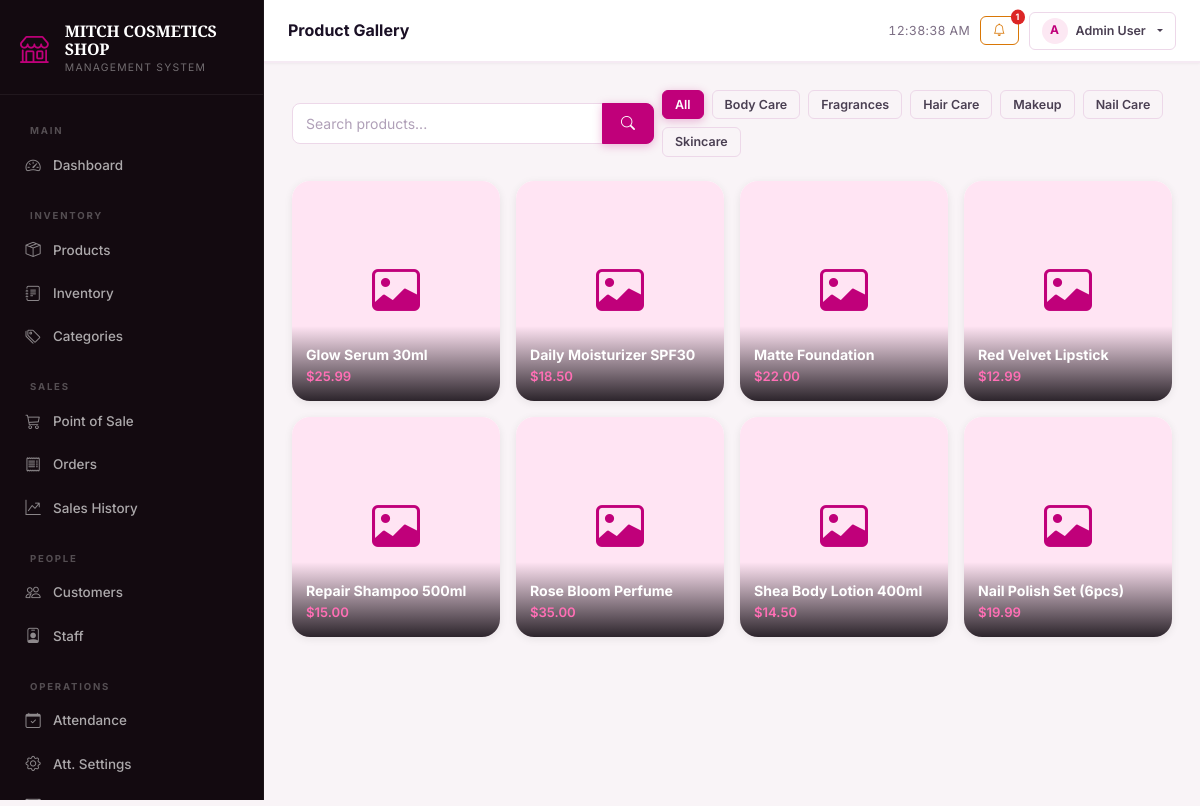
/gallery.php (signed in), run on the app's committed database.
### tables this page shows
CREATE TABLE IF NOT EXISTS `categories` (
  `id`          INT UNSIGNED NOT NULL AUTO_INCREMENT,
  `name`        VARCHAR(100) NOT NULL,
  `description` TEXT                  DEFAULT NULL,
  `created_at`  DATETIME     NOT NULL DEFAULT CURRENT_TIMESTAMP,
  PRIMARY KEY (`id`),
  UNIQUE KEY `uq_categories_name` (`name`)
);

CREATE TABLE IF NOT EXISTS `products` (
  `id`                  INT UNSIGNED    NOT NULL AUTO_INCREMENT,
  `category_id`         INT UNSIGNED             DEFAULT NULL,
  `name`                VARCHAR(200)    NOT NULL,
  `sku`                 VARCHAR(50)     NOT NULL,
  `description`         TEXT                     DEFAULT NULL,
  `price`               DECIMAL(10,2)   NOT NULL DEFAULT '0.00',
  `cost_price`          DECIMAL(10,2)   NOT NULL DEFAULT '0.00',
  `quantity`            INT             NOT NULL DEFAULT 0,
  `low_stock_threshold` INT             NOT NULL DEFAULT 0
                        COMMENT '0 = use system default APP_LOW_STOCK_THRESHOLD',
  `image`               VARCHAR(255)             DEFAULT NULL,
  `video`               VARCHAR(255)             DEFAULT NULL,
  `status`              ENUM('active','inactive') NOT NULL DEFAULT 'active',
  `created_at`          DATETIME        NOT NULL DEFAULT CURRENT_TIMESTAMP,
  `updated_at`          DATETIME        NOT NULL DEFAULT CURRENT_TIMESTAMP ON UPDATE CURRENT_TIMESTAMP,
  PRIMARY KEY (`id`),
  UNIQUE KEY `uq_products_sku` (`sku`),
  KEY `fk_products_category` (`category_id`),
  KEY `idx_products_quantity` (`quantity`),
  CONSTRAINT `fk_products_category`
    FOREIGN KEY (`category_id`) REFERENCES `categories` (`id`) ON DELETE SET NULL
);

### session.php (called while the page is built, shortened)
<?php
function isLoggedIn(): bool {
    return !empty($_SESSION['user_id']);
}
function currentUser(): ?array {
    return [
        'id'     => $_SESSION['user_id'],
        'name'   => $_SESSION['user_name']  ?? '',
        'email'  => $_SESSION['user_email'] ?? '',
        'role'   => $_SESSION['role']       ?? '',
        'avatar' => $_SESSION['avatar']     ?? '',
    ];
}
function sanitize(string $value): string {
    return htmlspecialchars(strip_tags(trim($value)), ENT_QUOTES, 'UTF-8');
}

### functions.php (called while the page is built, shortened)
<?php
require_once __DIR__ . '/db.php';
require_once __DIR__ . '/session.php';
function money(float $amount): string {
    return APP_CURRENCY . number_format($amount, 2);
}
function productImageFile(?string $filename): ?array {
    $filename = trim((string)$filename);
    $path = rtrim(UPLOAD_PATH, '/\\') . DIRECTORY_SEPARATOR . $filename;
    if (!is_file($path)) {
        return null;
    }
    $info = new finfo(FILEINFO_MIME_TYPE);
    $mime = $info->file($path);
    return ['path' => $path, 'mime' => $mime, 'filename' => $filename];
}
function productImageUrl(?string $filename): ?string {
    $image = productImageFile($filename);
    if ($image === null) {
        return null;
    }
    $version = filemtime($image['path']);
    return BASE_URL . '/product-image.php?image=' . rawurlencode($image['filename'])
         . '&v=' . ($version !== false ? $version : time());
}

### gallery.php (the view, shortened to what this page needs)
<?php
require_once __DIR__ . '/../includes/functions.php';
$pageTitle  = 'Product Gallery';
$activeMenu = 'gallery';
$db = getDB();
$catFilter = (int)($_GET['cat'] ?? 0);
$search    = sanitize($_GET['q'] ?? '');
$where  = "p.status='active'";
$params = [];
$stmt = $db->prepare("SELECT p.*, c.name AS category FROM products p LEFT JOIN categories c ON c.id=p.category_id WHERE $where ORDER BY p.created_at DESC");
$stmt->execute($params);
$products   = $stmt->fetchAll();
$categories = $db->query("SELECT * FROM categories ORDER BY name")->fetchAll();
include __DIR__ . '/../includes/header.php';
?>
<div class="row g-2 mb-4 align-items-center">
  <div class="col-md-5">
    <form method="GET" class="input-group">
      <input type="text" name="q" class="form-control" placeholder="Search products..."
             value="<?= htmlspecialchars($search) ?>">
      <button class="btn btn-primary" type="submit"><i class="bi bi-search"></i></button>
    </form>
  </div>
  <div class="col-md-7">
    <div class="d-flex flex-wrap gap-2">
      <a href="<?= BASE_URL ?>/customer/gallery.php" class="btn btn-sm <?= !$catFilter?'btn-primary':'btn-outline-secondary' ?>">All</a>
      <?php foreach ($categories as $c): ?>
      <a href="?cat=<?= $c['id'] ?><?= $search?"&q=".urlencode($search):'' ?>"
         class="btn btn-sm <?= $catFilter==$c['id']?'btn-primary':'btn-outline-secondary' ?>">
        <?= htmlspecialchars($c['name']) ?>
      </a>
      <?php endforeach; ?>
    </div>
  </div>
</div>
<div class="row g-3">
  <?php foreach ($products as $p): ?>
  <div class="col-6 col-md-4 col-lg-3">
    <div class="gallery-card"
         data-bs-toggle="modal" data-bs-target="#galleryModal"
         onclick="showGalleryItem(<?= json_encode($p, JSON_HEX_TAG | JSON_HEX_APOS | JSON_HEX_QUOT | JSON_HEX_AMP) ?>)">
      <?php $productImageUrl = productImageUrl($p['image'] ?? null); ?>
      <?php if ($productImageUrl): ?>
        <img src="<?= htmlspecialchars($productImageUrl) ?>" alt="<?= htmlspecialchars($p['name']) ?>"
             onerror="this.style.display='none'">
      <?php else: ?>
        <div style="width:100%;height:220px;background:var(--accent);display:flex;align-items:center;justify-content:center">
          <i class="bi bi-image" style="font-size:3rem;color:var(--primary)"></i>
        </div>
      <?php endif; ?>
      <div class="gallery-overlay">
        <div class="gallery-title"><?= htmlspecialchars($p['name']) ?></div>
        <div class="gallery-price"><?= money($p['price']) ?></div>
      </div>
    </div>
  </div>
  <?php endforeach; ?>
</div>
<?php include __DIR__ . '/../includes/footer.php'; ?>

### header.php (shortened to what this page needs)
<?php
$user = currentUser();
$role = $user['role'] ?? 'guest';
?>
<!DOCTYPE html>
<html lang="en">
<head>
  <link rel="stylesheet" href="https://cdn.jsdelivr.net/npm/bootstrap@5.3.3/dist/css/bootstrap.min.css">
  <link rel="stylesheet" href="https://cdn.jsdelivr.net/npm/bootstrap-icons@1.11.3/font/bootstrap-icons.min.css">
  <link rel="stylesheet" href="<?= BASE_URL ?>/assets/css/style.css">
</head>
<body>
<nav id="sidebar" role="navigation" aria-label="Main navigation">
  <div class="sidebar-brand">
    <div class="d-flex align-items-center gap-3">
      <div class="sidebar-brand-icon">
        <i class="bi bi-shop brand-icon"></i>
      </div>
      <div>
        <div class="brand-name"><?= APP_NAME ?></div>
        <div class="brand-sub">Management System</div>
      </div>
    </div>
  </div>
  <div class="sidebar-nav">
    <?php if ($role === 'admin'): ?>
    <div class="sidebar-section-title">Main</div>
    <a href="<?= BASE_URL ?>/admin/dashboard.php"
       class="nav-link <?= ($activeMenu ?? '') === 'dashboard' ? 'active' : '' ?>">
      <i class="bi bi-speedometer2"></i>
      <span>Dashboard</span>
    </a>
    <div class="sidebar-section-title">Inventory</div>
    <a href="<?= BASE_URL ?>/admin/products.php"
       class="nav-link <?= ($activeMenu ?? '') === 'products' ? 'active' : '' ?>">
      <i class="bi bi-box-seam"></i>
      <span>Products</span>
    </a>
    <a href="<?= BASE_URL ?>/admin/inventory.php"
       class="nav-link <?= ($activeMenu ?? '') === 'inventory' ? 'active' : '' ?>">
      <i class="bi bi-journal-text"></i>
      <span>Inventory</span>
    </a>
    <a href="<?= BASE_URL ?>/admin/categories.php"
       class="nav-link <?= ($activeMenu ?? '') === 'categories' ? 'active' : '' ?>">
      <i class="bi bi-tags"></i>
      <span>Categories</span>
    </a>
    <div class="sidebar-section-title">Sales</div>
    <a href="<?= BASE_URL ?>/staff/pos.php"
       class="nav-link <?= ($activeMenu ?? '') === 'pos' ? 'active' : '' ?>">
      <i class="bi bi-cart3"></i>
      <span>Point of Sale</span>
    </a>
    <a href="<?= BASE_URL ?>/admin/orders.php"
       class="nav-link <?= ($activeMenu ?? '') === 'orders' ? 'active' : '' ?>">
      <i class="bi bi-receipt"></i>
      <span>Orders</span>
    </a>
    <a href="<?= BASE_URL ?>/admin/sales.php"
       class="nav-link <?= ($activeMenu ?? '') === 'sales' ? 'active' : '' ?>">
      <i class="bi bi-graph-up-arrow"></i>
      <span>Sales History</span>
    </a>
    <div class="sidebar-section-title">People</div>
    <a href="<?= BASE_URL ?>/admin/customers.php"
       class="nav-link <?= ($activeMenu ?? '') === 'customers' ? 'active' : '' ?>">
      <i class="bi bi-people"></i>
      <span>Customers</span>
    </a>
    <a href="<?= BASE_URL ?>/admin/staff.php"
       class="nav-link <?= ($activeMenu ?? '') === 'staff' ? 'active' : '' ?>">
      <i class="bi bi-person-badge"></i>
      <span>Staff</span>
    </a>
    <div class="sidebar-section-title">Operations</div>
    <a href="<?= BASE_URL ?>/admin/attendance.php"
       class="nav-link <?= ($activeMenu ?? '') === 'attendance' ? 'active' : '' ?>">
      <i class="bi bi-calendar-check"></i>
      <span>Attendance</span>
    </a>
    <a href="<?= BASE_URL ?>/admin/attendance_settings.php"
       class="nav-link <?= ($activeMenu ?? '') === 'attendance_settings' ? 'active' : '' ?>">
      <i class="bi bi-gear"></i>
      <span>Att. Settings</span>
    </a>
    <a href="<?= BASE_URL ?>/admin/payments.php"
       class="nav-link <?= ($activeMenu ?? '') === 'payments' ? 'active' : '' ?>">
      <i class="bi bi-cash-coin"></i>
      <span>Staff Payments</span>
    </a>
    <?php endif; ?>
  </div>
</nav>
<header id="topbar" role="banner">
  <span class="topbar-title"><?= htmlspecialchars($pageTitle ?? 'Dashboard') ?></span>
  <div class="topbar-actions">
    <span class="topbar-clock d-none d-md-block" id="liveClock" aria-live="off"></span>
    <?php if ($role === 'admin'):
      $db       = getDB();
      $lowStmt  = $db->prepare("SELECT COUNT(*) FROM products WHERE quantity <= ? AND quantity > 0");
      $lowStmt->execute([(int) APP_LOW_STOCK_THRESHOLD]);
      $lowCount = (int) $lowStmt->fetchColumn();
    ?>
    <a href="<?= BASE_URL ?>/admin/products.php?filter=low_stock"
       class="btn btn-sm btn-outline-warning position-relative"
       title="<?= $lowCount ?> low-stock item<?= $lowCount !== 1 ? 's' : '' ?>"
       data-bs-toggle="tooltip" data-bs-placement="bottom">
      <i class="bi bi-bell"></i>
      <?php if ($lowCount > 0): ?>
      <span class="position-absolute top-0 start-100 translate-middle badge rounded-pill bg-danger"
            style="font-size:.55rem;padding:3px 5px">
        <?= $lowCount ?>
      </span>
      <?php endif; ?>
    </a>
    <?php endif; ?>
    <div class="dropdown">
      <button class="btn btn-sm btn-outline-secondary dropdown-toggle d-flex align-items-center gap-2"
              type="button"
              data-bs-toggle="dropdown"
              aria-expanded="false"
              aria-label="User menu">
        <span class="d-inline-flex align-items-center justify-content-center rounded-circle"
              style="width:26px;height:26px;background:var(--primary-xlight);color:var(--primary);
                     font-size:.75rem;font-weight:700;flex-shrink:0">
          <?= strtoupper(substr($user['name'] ?? 'U', 0, 1)) ?>
        </span>
        <span class="d-none d-sm-inline"
              style="max-width:120px;overflow:hidden;text-overflow:ellipsis;white-space:nowrap">
          <?= htmlspecialchars($user['name'] ?? 'User') ?>
        </span>
      </button>
    </div>
  </div>
</header>
<main id="main-content" role="main">

### footer.php (shortened to what this page needs)
</main>
</body>
</html>

### data on the page
categories: name "Body Care"
categories: name "Fragrances"
categories: name "Hair Care"
categories: name "Makeup"
categories: name "Nail Care"
categories: name "Skincare"
products: name "Glow Serum 30ml", price "$25.99"
products: name "Daily Moisturizer SPF30", price "$18.50"
products: name "Matte Foundation", price "$22.00"
products: name "Red Velvet Lipstick", price "$12.99"
products: name "Repair Shampoo 500ml", price "$15.00"
products: name "Rose Bloom Perfume", price "$35.00"
products: name "Shea Body Lotion 400ml", price "$14.50"
products: name "Nail Polish Set (6pcs)", price "$19.99"

### other printed values
APP_NAME "MITCH COSMETICS SHOP"
$pageTitle "Product Gallery"
$lowCount "1"
substr($user['name'] ?? 'U', 0, 1) "A"
$user['name'] "Admin User"
